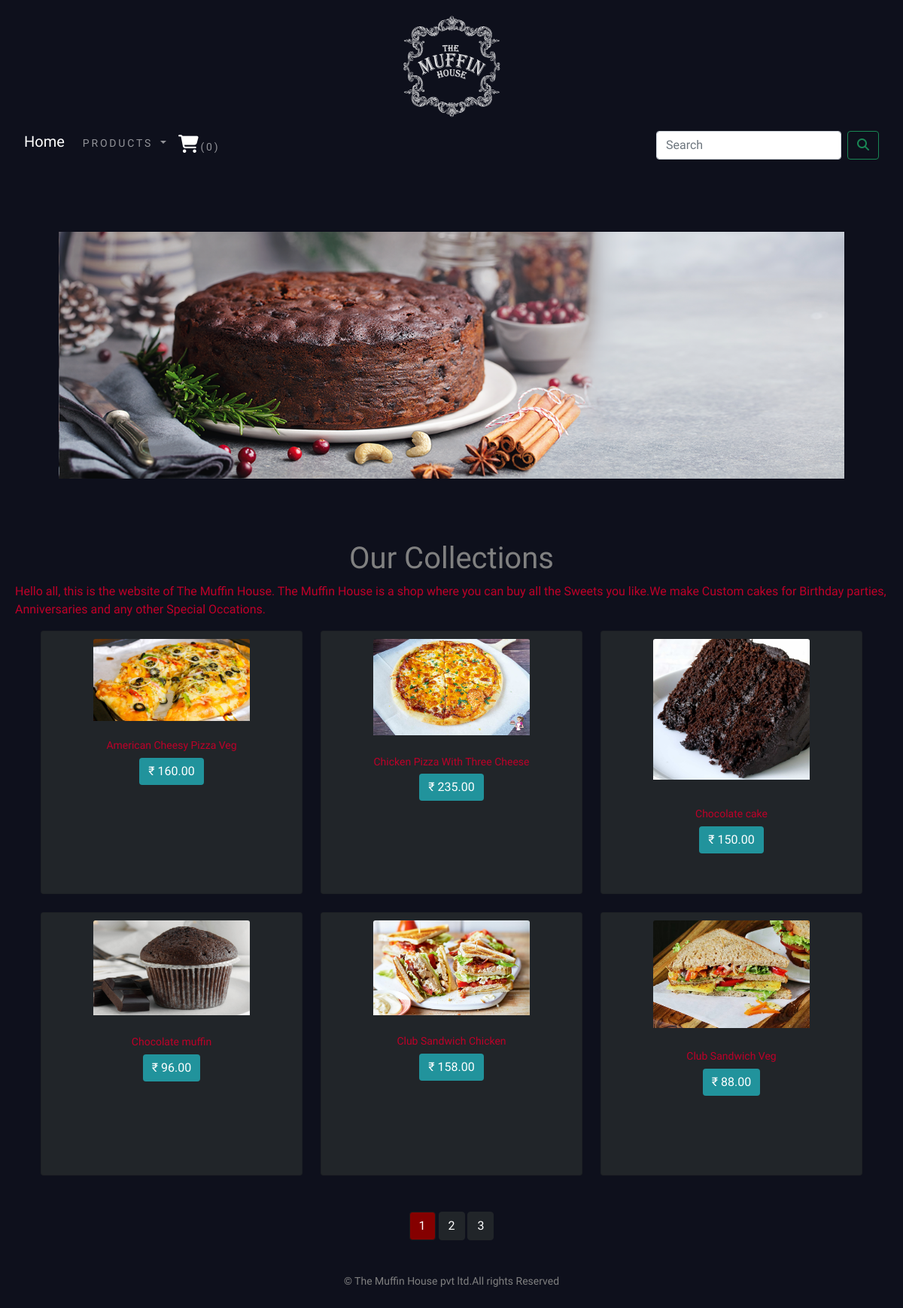
The app's page /shop/ with its own data.
### shopapp/models.py (models this page shows, shortened)
class Product(models.Model):
    name = models.CharField(max_length=250, unique=True)
    slug = models.SlugField(max_length=250, unique=True)
    description = models.TextField(blank=True)
    price = models.DecimalField(max_digits=10, decimal_places=2)
    category = models.ForeignKey(Category, on_delete=models.CASCADE)
    image = models.ImageField(upload_to='product', blank=True)
    stock = models.IntegerField()
    available = models.BooleanField(default=True)
    created = models.DateTimeField(auto_now_add=True)
    updated = models.DateTimeField(auto_now=True)
    def get_url(self):
        return reverse('shopapp:prodCatdetail',args=[self.category.slug,self.slug])
    class Meta:
        ordering = ('name',)
        verbose_name = 'product'
        verbose_name_plural = 'products'

### shopapp/views.py (the view)
# urls.py: path('',views.allProdCat,name='allProdCat'),
def allProdCat(request,c_slug=None):
    c_page = None
    products= None
    if c_slug != None:
        c_page = get_object_or_404(Category, slug=c_slug)
        products_list = Product.objects.all().filter(category=c_page, available=True)
    else:
        products_list = Product.objects.all().filter(available=True)
    paginator = Paginator(products_list, 6)
    try:
        page = int(request.GET.get('page', '1'))
    except:
        page = 1
    try:
        products = paginator.page(page)
    except (EmptyPage, InvalidPage):
        products = paginator.page(paginator.num_pages)
    return render(request, "category.html", {'category':c_page,'products':products})

### cartapp/context_processors.py (called while the page is built)
def counter(request):
    item_count = 0
    if 'admin' in request.path:
        return {}
    else:
        try:
            cart = Cart.objects.filter(cart_id=_cart_id(request))
            cart_items = CartItem.objects.all().filter(cart=cart[:1])
            for cart_item in cart_items:
                item_count += cart_item.quantity
        except Cart.DoesNotExist:
            item_count = 0
    return dict(item_count=item_count)

### cartapp/views.py (called while the page is built)
def _cart_id(request):
    cart = request.session.session_key
    if not cart:
        cart = request.session.create()
    return cart

### shopapp/context_processor.py (called while the page is built)
def menu_links(request):
    links = Category.objects.all()
    return dict(links=links)

### shopapp/models.py (called while the page is built)
    def get_url(self):
        return reverse('shopapp:products_by_category', args=[self.slug])

### templates/category.html (shortened to what this page needs)
{% extends 'base.html' %}
{% load static %}
{% block content %}
<div class="mx-auto">
    {% if category %}
    <img class="my_product_banner" src="{{category.img.url}}" alt="{{category.name}}">
</div>
<br>
<div>
    <h1 class="text-center my_title">{{category.name}}</h1>
    <p class="text-center">{{category.desc}}</p>
</div>
    {% else %}
<div>
    <img class="my_image_padding" src="{% static 'img/banner.png' %}" alt="our products" width="100%" height="100%">
</div>
<br>
<div>
    <h1 class="text-center collection_style">Our Collections</h1>
    <p class="text-justify">Hello all, this is the website of The Muffin House. The Muffin House is a shop where you can buy all the Sweets you like.We make Custom cakes for Birthday parties, Anniversaries and any other Special Occations.</p>
</div>
{% endif %}
<div class="container">
    <div class="row mx-auto" >
        {% for product in products.object_list %}
        <div class="my bottom_margin col-9 col-sm-12 col-md-4 col-lg-4" >
            <div class="card text-center bg-dark" style="min-width:.18rem; height:350px;" >
                <a href="{{product.get_url}}"><img class="card-img-top my_image image_top_margin" src="{{product.image.url}}" alt="{{product.name}}"></a>
                <div class="card-body">
                   <div class="text_anchor">
                        <h4>{{product.name}}</h4>
                        {% load humanize %}
                        <p class="btn btn-secondary btn_hover">₹ {{product.price|intcomma}}</p>
                   </div>
                </div>
            </div>
            <br>
        </div>
        {% endfor %}
    </div>
    <div class="mx-auto">
        {% if products.paginator.num_pages > 1 %}
        <br>
        <div class="text-center">
            {% for pg in products.paginator.page_range%}
                <a href="?page={{pg}}" class="btn btn-dark btn=sm {% if products.number == pg %} active {% endif %}">{{pg}}</a>
            {% endfor %}
        </div>
           {% endif %}
    </div>
    <br>
</div>
{% endblock %}

### templates/base.html (shortened to what this page needs)
{% load static %}
<!DOCTYPE html>
<html lang="en">
<head>
    <link rel="stylesheet" href="{% static 'css/bootstrap.min.css' %}" >
    <link rel="stylesheet" href="{% static 'css/custom.css' %}" >
</head>
<body style="background-color:rgb(14,16,28)">
    {% include 'header.html' %}
    {% include 'nav.html' %}
    {% block content %}
    {% endblock %}
    {% include 'footer.html' %}
</body>
</html>

### templates/header.html
{% load static %}
<header>
    <center>
        <a href="{% url 'shopapp:allProdCat' %}"><img src="{% static 'img/logo.png' %}" alt="logo image" width="150px" height="140px"></a>
    </center>
</header>

### templates/nav.html (shortened to what this page needs)
<nav class="navbar navbar-expand-lg navbar-dark ">
  <div class="container-fluid">
    <a class="navbar-brand home_button" href="/shop">Home</a>
    <div class="collapse navbar-collapse" id="navbarSupportedContent">
      <ul class="navbar-nav me-auto mb-2 mb-lg-0">
        <li class="nav-item dropdown {% if 'shopapp' in request.path %} active {% endif %}">
          <a class="nav-link dropdown-toggle" href="#" id="navbarDropdown" role="button" data-bs-toggle="dropdown" aria-expanded="false">
            Products
          </a>
        </li>
        {% if item_count >= 0 %}
        <li class="nav-item">
          <a class="nav-link cart_icon" href="{% url 'cartapp:cart_detail' %}"><i class="fa fa-shopping-cart cart_icon" style="font-size:170%;"></i>({{item_count}})</a>
        </li>
        {% endif %}
      </ul>
      <form class="d-flex" action="{% url 'search_app:SearchResult' %} " method="get" >
        <input class="form-control me-2" type="search" placeholder="Search" name="q" aria-label="Search">
        <button class="btn btn-outline-success" type="submit"><i class="fas fa-search"></i></button>
      </form>
    </div>
  </div>
</nav>
<br>

### templates/footer.html
<div class="footer navbar-fixed-bottom my_footer">
  <p class="text-center">&copy; The Muffin House pvt ltd.All rights Reserved</p>
</div>

### static/css/custom.css (style rules this page uses)
body { font-family: 'Hahmlet', serif; color:#bf0029; margin:20px; }
.nav-item { letter-spacing : .2em; font-size : 14px; text-transform :uppercase }
.my_footer { color:grey; height:60px; }
.my_footer p { padding-top:20px; font-size:14px; }
.my_image { width:60%; height:86%; object-fit: fill; margin-top:10px; }
.my_image_padding { padding:5%; }
.collection_style { color:grey; }
.card-body h4 { font-size:14px; text-transform:uppercase letter-spacing:0.2em }
.cart_icon { color:white; }
.home_button { padding-bottom:.9125rem; }
.btn_hover { background-color:#21939C; decoration:none; border:0; }
.text_anchor { bottom:0px; }

### records on screen
Product: image (picture), name "American Cheesy Pizza Veg", price "160.00"
Product: image (picture), name "Chicken Pizza With Three Cheese", price "235.00"
Product: image (picture), name "Chocolate cake", price "150.00"
Product: image (picture), name "Chocolate muffin", price "96.00"
Product: image (picture), name "Club Sandwich Chicken", price "158.00"
Product: image (picture), name "Club Sandwich Veg", price "88.00"

### other values on screen
{{ item_count }} "0"
{{ pg }} "1" "2" "3"
